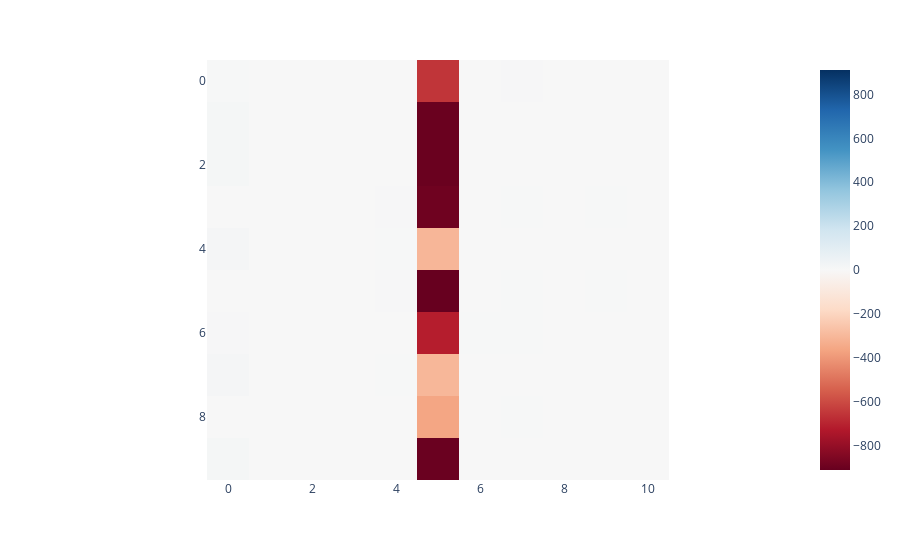

The code cell stored with this chart in its notebook:
### Code cell
px.imshow(torch.stack(a).detach().cpu(), color_continuous_midpoint=0, color_continuous_scale='RdBu')

### Figure 1 — Plotly figure (JSON) as saved in the notebook; plotly's stock layout.template omitted (floating-point values rounded to 4 significant figures)
{"data": [{"coloraxis": "coloraxis", "hovertemplate": "x: %{x}<br>y: %{y}<br>color: %{z}<extra></extra>", "name": "0", "type": "heatmap", "xaxis": "x", "yaxis": "y", "z": [[2.537, 0.01997, 1.158, -0.4639, 1.68, -657.0, 0.3471, 5.579, 0.1111, 1.64, 0.4936], [13.94, 2.166, 2.15, 0.4478, -0.2435, -905.7, 0.213, 1.107, -0.2061, 1.501, 0.04074], [14.0, 2.199, 2.124, 0.4695, -0.3112, -905.7, 0.1789, 1.11, -0.2139, 1.508, -0.02608], [0.9967, 1.532, 1.097, 0.04265, 6.302, -893.3, 1.089, 3.806, 0.07849, 3.703, 0.82], [15.9, -0.07691, 0.1651, -0.1064, 3.172, -306.9, 1.204, 2.345, -0.03937, 0.6807, -0.3534], [1.033, 1.563, 1.138, 0.03942, 6.198, -912.0, 1.13, 3.939, 0.1039, 3.741, 0.792], [7.068, 0.8485, 1.237, -0.1986, 1.124, -716.9, 2.526, 3.898, 0.4823, 2.09, -0.6818], [15.81, -0.0951, 0.11, -0.1912, 3.103, -305.1, 1.221, 2.327, -0.04931, 0.6619, -0.3552], [1.308, 0.5239, 0.7912, 0.4541, 1.375, -359.9, -0.2109, 3.341, 1.426, 2.11, -0.5188], [14.68, 1.11, 2.139, 0.7406, 1.859, -903.6, -0.1448, -0.2932, 2.389, 1.392, 1.182]]}], "layout": {"coloraxis": {"cmid": 0, "colorscale": [[0, "rgb(103,0,31)"], [0.1, "rgb(178,24,43)"], [0.2, "rgb(214,96,77)"], [0.3, "rgb(244,165,130)"], [0.4, "rgb(253,219,199)"], [0.5, "rgb(247,247,247)"], [0.6, "rgb(209,229,240)"], [0.7, "rgb(146,197,222)"], [0.8, "rgb(67,147,195)"], [0.9, "rgb(33,102,172)"], [1, "rgb(5,48,97)"]]}, "margin": {"t": 60}, "xaxis": {"anchor": "y", "constrain": "domain", "domain": [0, 1], "scaleanchor": "y"}, "yaxis": {"anchor": "x", "autorange": "reversed", "constrain": "domain", "domain": [0, 1]}}}
